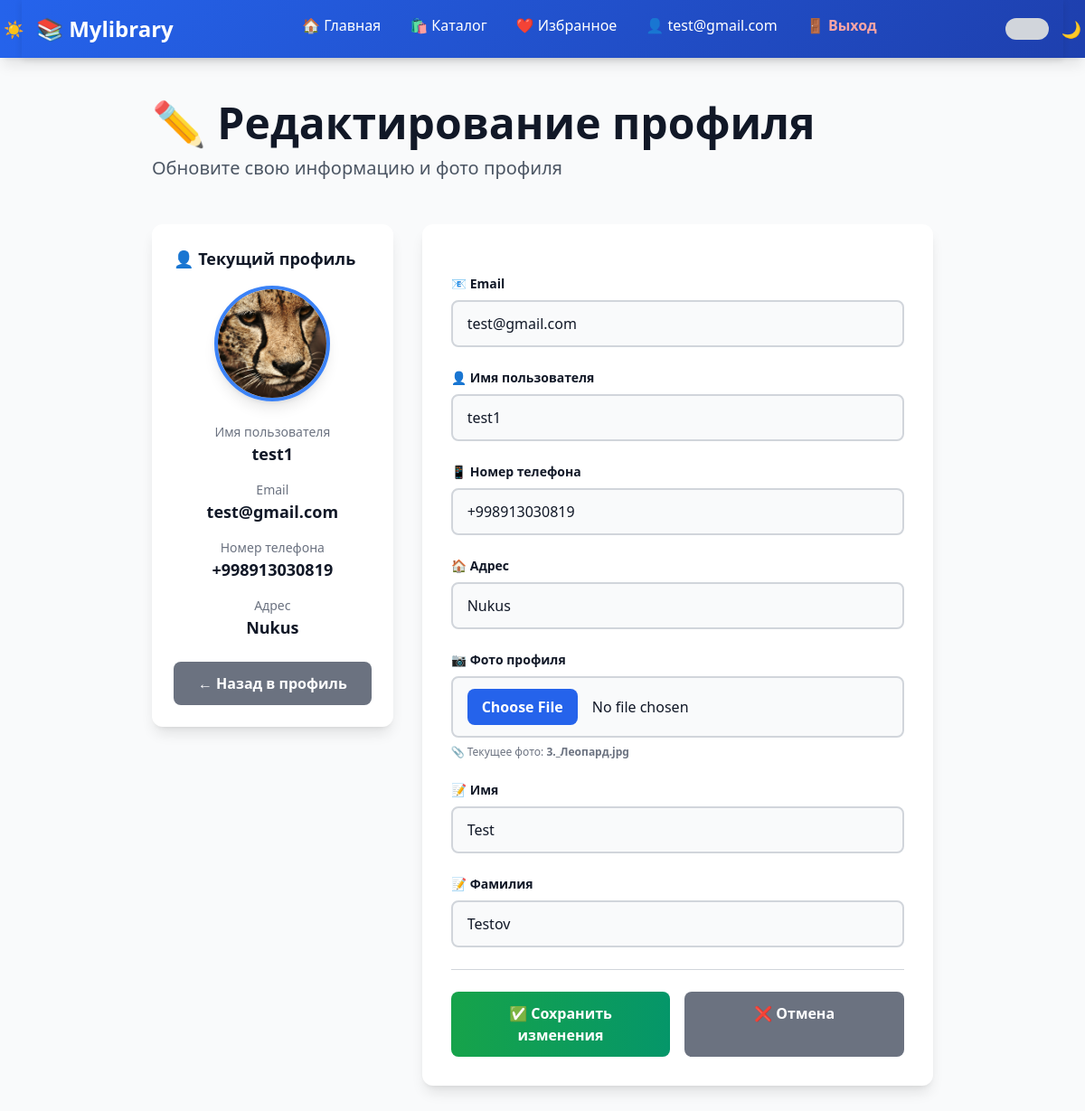
The page /profile/edit/ (signed in) on the database its author committed.
### shop/models.py (models this page shows)
class CustomUser(AbstractUser):
    email = models.EmailField(unique=True,
                              verbose_name='Электронная почта:')
    phone_number = models.CharField(max_length=15,
                                    verbose_name='Номер телефона:')
    address = models.CharField(max_length=255,
                               verbose_name='Адрес доставки:')
    image = models.ImageField(upload_to='users/',
                              verbose_name='Фото пользователя:',
                              null=True, blank=True)
    USERNAME_FIELD = 'email'
    REQUIRED_FIELDS = ['username']

### shop/views.py (the view)
# urls.py: path('profile/edit/', views.update_profile, name='update_profile'),
def update_profile(request):
    if not request.user.is_authenticated:
        return redirect('login')
    if request.method == 'POST':
        form = CustomUserChangeForm(request.POST, request.FILES, instance=request.user)
        if form.is_valid():
            form.save()
            return redirect('profile')
    else:
        form = CustomUserChangeForm(instance=request.user)
    context = {
        'form': form,
    }
    return render(request, 'users/update_profile.html', context)

### shop/forms.py
class CustomUserChangeForm(UserChangeForm):
    class Meta:
        model = CustomUser
        fields = ('email', 'username', 'first_name', 'last_name', 'phone_number', 'address', 'image')

### templates/users/update_profile.html (shortened to what this page needs)
{% extends "base.html" %}
{% load static %}
{% block content %}
<div class="container mx-auto px-4 max-w-4xl py-12">
    <div class="mb-12">
        <h1 class="text-5xl font-bold text-gray-900 dark:text-white mb-3">✏️ Редактирование профиля</h1>
        <p class="text-xl text-gray-600 dark:text-slate-400">Обновите свою информацию и фото профиля</p>
    </div>
    <div class="grid grid-cols-1 lg:grid-cols-3 gap-8">
        <div class="lg:col-span-1">
            <div class="bg-white dark:bg-slate-800 rounded-xl shadow-lg dark:shadow-xl p-6 sticky top-20 transition-colors">
                <h3 class="text-lg font-bold text-gray-900 dark:text-white mb-4">👤 Текущий профиль</h3>
                <div class="mb-6 text-center">
                    {% if request.user.image %}
                        <img src="{{ request.user.image.url }}"
                             class="w-32 h-32 rounded-full object-cover mx-auto border-4 border-blue-500 dark:border-blue-400 shadow-lg"
                             alt="{{ request.user.username }}">
                    {% else %}
                        <div class="w-32 h-32 rounded-full bg-gradient-to-br from-blue-400 to-blue-600 mx-auto flex items-center justify-center text-white text-5xl font-bold border-4 border-blue-500 dark:border-blue-400 shadow-lg">
                            {{ request.user.username|first|upper }}
                        </div>
                    {% endif %}
                </div>
                <div class="space-y-4 text-center">
                    <div>
                        <p class="text-sm text-gray-500 dark:text-slate-400">Имя пользователя</p>
                        <p class="text-lg font-bold text-gray-900 dark:text-white">{{ request.user.username }}</p>
                    </div>
                    <div>
                        <p class="text-sm text-gray-500 dark:text-slate-400">Email</p>
                        <p class="text-lg font-bold text-gray-900 dark:text-white break-words">{{ request.user.email }}</p>
                    </div>
                    <div>
                        <p class="text-sm text-gray-500 dark:text-slate-400">Номер телефона</p>
                        <p class="text-lg font-bold text-gray-900 dark:text-white">{{ request.user.phone_number|default:"Не указан" }}</p>
                    </div>
                    <div>
                        <p class="text-sm text-gray-500 dark:text-slate-400">Адрес</p>
                        <p class="text-lg font-bold text-gray-900 dark:text-white">{{ request.user.address|default:"Не указан" }}</p>
                    </div>
                </div>
                <a href="{% url 'profile' %}" class="w-full block mt-6 bg-gray-500 dark:bg-slate-700 text-white font-bold py-3 px-4 rounded-lg hover:bg-gray-600 dark:hover:bg-slate-600 transition-all text-center">
                    ← Назад в профиль
                </a>
            </div>
        </div>
        <div class="lg:col-span-2">
            <div class="bg-white dark:bg-slate-800 rounded-xl shadow-lg dark:shadow-xl p-8 transition-colors">
                <form method="POST" enctype="multipart/form-data" class="space-y-6">
                    <div>
                        <label for="{{ form.email.id_for_label }}" class="block text-sm font-bold text-gray-900 dark:text-white mb-2">
                            📧 Email
                        </label>
                        <input
                            type="email"
                            name="email"
                            id="{{ form.email.id_for_label }}"
                            value="{{ request.user.email }}"
                            class="w-full px-4 py-3 rounded-lg bg-gray-50 dark:bg-slate-700 border-2 border-gray-300 dark:border-slate-600 text-gray-900 dark:text-white placeholder-gray-500 dark:placeholder-slate-400 focus:outline-none focus:ring-2 focus:ring-blue-600 focus:border-transparent transition"
                            required
                        >
                    </div>
                    <div>
                        <label for="{{ form.username.id_for_label }}" class="block text-sm font-bold text-gray-900 dark:text-white mb-2">
                            👤 Имя пользователя
                        </label>
                        <input
                            type="text"
                            name="username"
                            id="{{ form.username.id_for_label }}"
                            value="{{ request.user.username }}"
                            class="w-full px-4 py-3 rounded-lg bg-gray-50 dark:bg-slate-700 border-2 border-gray-300 dark:border-slate-600 text-gray-900 dark:text-white placeholder-gray-500 dark:placeholder-slate-400 focus:outline-none focus:ring-2 focus:ring-blue-600 focus:border-transparent transition"
                            required
                        >
                    </div>
                    <div>
                        <label for="{{ form.phone_number.id_for_label }}" class="block text-sm font-bold text-gray-900 dark:text-white mb-2">
                            📱 Номер телефона
                        </label>
                        <input
                            type="tel"
                            name="phone_number"
                            id="{{ form.phone_number.id_for_label }}"
                            value="{{ request.user.phone_number|default:'' }}"
                            placeholder="+7 (999) 999-99-99"
                            class="w-full px-4 py-3 rounded-lg bg-gray-50 dark:bg-slate-700 border-2 border-gray-300 dark:border-slate-600 text-gray-900 dark:text-white placeholder-gray-500 dark:placeholder-slate-400 focus:outline-none focus:ring-2 focus:ring-blue-600 focus:border-transparent transition"
                        >
                    </div>
                    <div>
                        <label for="{{ form.address.id_for_label }}" class="block text-sm font-bold text-gray-900 dark:text-white mb-2">
                            🏠 Адрес
                        </label>
                        <input
                            type="text"
                            name="address"
                            id="{{ form.address.id_for_label }}"
                            value="{{ request.user.address|default:'' }}"
                            placeholder="Ваш адрес"
                            class="w-full px-4 py-3 rounded-lg bg-gray-50 dark:bg-slate-700 border-2 border-gray-300 dark:border-slate-600 text-gray-900 dark:text-white placeholder-gray-500 dark:placeholder-slate-400 focus:outline-none focus:ring-2 focus:ring-blue-600 focus:border-transparent transition"
                        >
                    </div>
                    <div>
                        <label for="{{ form.image.id_for_label }}" class="block text-sm font-bold text-gray-900 dark:text-white mb-2">
                            📷 Фото профиля
                        </label>
                        <div class="relative">
                            <input
                                type="file"
                                name="image"
                                id="{{ form.image.id_for_label }}"
                                accept="image/*"
                                class="w-full px-4 py-3 rounded-lg bg-gray-50 dark:bg-slate-700 border-2 border-gray-300 dark:border-slate-600 text-gray-900 dark:text-white focus:outline-none focus:ring-2 focus:ring-blue-600 focus:border-transparent transition file:bg-blue-600 file:text-white file:font-bold file:py-2 file:px-4 file:rounded-lg file:border-0 file:cursor-pointer file:mr-4 hover:file:bg-blue-700"
                            >
                        </div>
                        {% if request.user.image %}
                            <p class="text-xs text-gray-500 dark:text-slate-400 mt-2">
                                📎 Текущее фото: <span class="font-semibold">{{ request.user.image.name|slice:"6:" }}</span>
                            </p>
                        {% endif %}
                    </div>
                    <div>
                        <label for="{{ form.first_name.id_for_label }}" class="block text-sm font-bold text-gray-900 dark:text-white mb-2">
                            📝 Имя
                        </label>
                        <input
                            type="text"
                            name="first_name"
                            id="{{ form.first_name.id_for_label }}"
                            value="{{ request.user.first_name|default:'' }}"
                            placeholder="Ваше имя"
                            class="w-full px-4 py-3 rounded-lg bg-gray-50 dark:bg-slate-700 border-2 border-gray-300 dark:border-slate-600 text-gray-900 dark:text-white placeholder-gray-500 dark:placeholder-slate-400 focus:outline-none focus:ring-2 focus:ring-blue-600 focus:border-transparent transition"
                        >
                    </div>
                    <div>
                        <label for="{{ form.last_name.id_for_label }}" class="block text-sm font-bold text-gray-900 dark:text-white mb-2">
                            📝 Фамилия
                        </label>
                        <input
                            type="text"
                            name="last_name"
                            id="{{ form.last_name.id_for_label }}"
                            value="{{ request.user.last_name|default:'' }}"
                            placeholder="Ваша фамилия"
                            class="w-full px-4 py-3 rounded-lg bg-gray-50 dark:bg-slate-700 border-2 border-gray-300 dark:border-slate-600 text-gray-900 dark:text-white placeholder-gray-500 dark:placeholder-slate-400 focus:outline-none focus:ring-2 focus:ring-blue-600 focus:border-transparent transition"
                        >
                    </div>
                    <div class="flex gap-4 pt-6 border-t border-gray-300 dark:border-slate-700">
                        <button
                            type="submit"
                            class="flex-1 bg-gradient-to-r from-green-600 to-emerald-600 dark:from-green-700 dark:to-emerald-700 text-white font-bold py-3 px-4 rounded-lg hover:from-green-700 hover:to-emerald-700 dark:hover:from-green-600 dark:hover:to-emerald-600 transition-all transform hover:shadow-lg active:scale-95"
                        >
                            ✅ Сохранить изменения
                        </button>
                        <a href="{% url 'profile' %}" class="flex-1 bg-gray-500 dark:bg-slate-700 text-white font-bold py-3 px-4 rounded-lg hover:bg-gray-600 dark:hover:bg-slate-600 transition-all text-center">
                            ❌ Отмена
                        </a>
                    </div>
                </form>
            </div>
        </div>
    </div>
</div>
{% endblock %}

### templates/base.html (shortened to what this page needs)
{% load static %}
<!DOCTYPE html>
<html lang="ru" class="light">
<head>
    <script src="https://cdn.tailwindcss.com"></script>
    <link rel="stylesheet" href="{% static 'css/style.css' %}">
</head>
<body>
    <header class="sticky top-0 z-50 bg-gradient-to-r from-blue-600 to-blue-800 dark:from-slate-950 dark:to-black shadow-lg transition-colors duration-300">
        <nav class="container mx-auto flex justify-between items-center py-4 px-4 max-w-6xl">
            <a href="{% url 'homepage' %}" class="text-2xl font-bold text-white hover:text-blue-100 dark:hover:text-blue-200 transition">📚 Mylibrary</a>
            <ul class="hidden md:flex space-x-8 font-semibold">
                <li><a href="{% url 'homepage' %}" class="text-white hover:text-blue-100 dark:hover:text-blue-200 transition">🏠 Главная</a></li>
                <li><a href="{% url 'popular_books' %}" class="text-white hover:text-blue-100 dark:hover:text-blue-200 transition">🛍️ Каталог</a></li>
                <li><a href="" class="text-white hover:text-blue-100 dark:hover:text-blue-200 transition">❤️ Избранное</a></li>
                {% if user.is_authenticated %}
                    <li><a href="{% url 'profile' %}" class="text-white hover:text-blue-100 dark:hover:text-blue-200 transition">👤 {{ user.email }}</a></li>
                    <li><a href="{% url 'logout' %}" class="text-red-300 hover:text-red-100 transition font-bold">🚪 Выход</a></li>
                {% endif %}
            </ul>
            <div class="flex items-center gap-4">
                <label class="flex items-center cursor-pointer">
                    <div class="relative w-12 h-6 bg-gray-300 dark:bg-slate-700 rounded-full transition-colors duration-300"></div>
                    <span class="absolute left-1 text-lg transition-all duration-300">☀️</span>
                    <span class="absolute right-1 text-lg transition-all duration-300">🌙</span>
                </label>
            </div>
        </nav>
    </header>
    <main class="min-h-screen">
        {% block content %}
        {% endblock %}
    </main>
</body>
</html>

### static/css/style.css (style rules this page uses)
* { margin: 0; padding: 0; box-sizing: border-box; }
:root { --primary-color: #2563eb; --secondary-color: #1e40af; --success-color: #10b981; --danger-color: #ef4444; --warning-color: #f59e0b; --light-bg: #f9fafb; --dark-text: #1f2937; --light-text: #6b7280; --border-color: #e5e7eb; }
body { font-family: 'Segoe UI', Tahoma, Geneva, Verdana, sans-serif; color: var(--dark-text); background-color: var(--light-bg); line-height: 1.6; scroll-behavior: smooth; }
a { text-decoration: none; color: var(--primary-color); transition: color 0.3s ease; }
nav, .navbar { background: linear-gradient(135deg, var(--primary-color) 0%, var(--secondary-color) 100%); box-shadow: 0 2px 8px rgba(0, 0, 0, 0.1); padding: 1rem 0; }
nav a, .navbar a { color: white; font-weight: 500; transition: opacity 0.3s ease; }
.container { max-width: 1200px; margin: 0 auto; padding: 0 1rem; }
.mb-3 { margin-bottom: 1.5rem; }
.mb-4 { margin-bottom: 2rem; }
* { transition: background-color 0.3s ease, color 0.3s ease; }
input, textarea, select { border-radius: 8px; border: 1px solid var(--border-color); padding: 0.75rem; font-size: 1rem; transition: border-color 0.3s ease, box-shadow 0.3s ease; }
ul, ol { margin-left: 1.5rem; }
li { margin-bottom: 0.5rem; }

### templates/base.html (style rules this page uses)
html.light { --bg-primary: #f9fafb; --bg-secondary: #ffffff; --text-primary: #111827; --text-secondary: #6b7280; --border-color: #e5e7eb; --header-gradient: linear-gradient(to right, #2563eb, #1e40af); --footer-gradient: linear-gradient(to right, #1f2937, #111827); --card-shadow: 0 4px 6px rgba(0, 0, 0, 0.1); --card-hover-shadow: 0 20px 25px rgba(0, 0, 0, 0.15); }
body { background-color: var(--bg-primary); color: var(--text-primary); transition: background-color 0.3s ease, color 0.3s ease; }

### rows shown on the page
CustomUser: email "test@gmail.com", user.image (picture), user.username "test1", user.email "test@gmail.com", user.phone_number "+998913030819", user.address "Nukus", username "test1", phone_number "+998913030819", address "Nukus", user.image.name "3._Леопард.jpg", first_name "Test", last_name "Testov"
